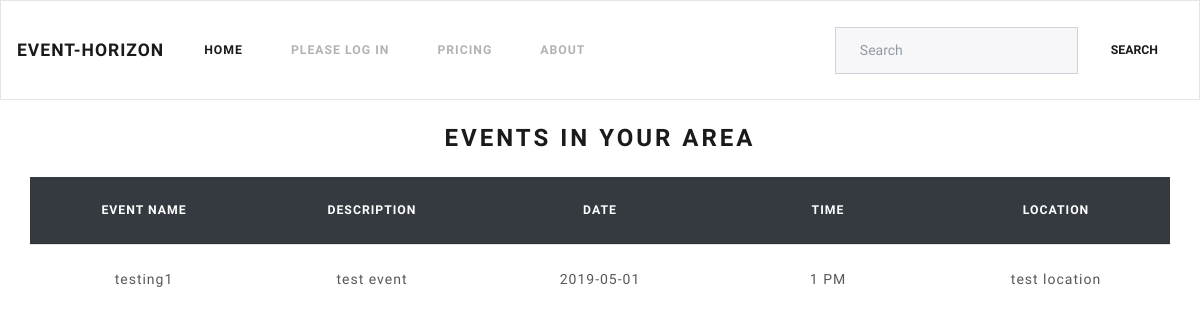
The app's page /view, older data.
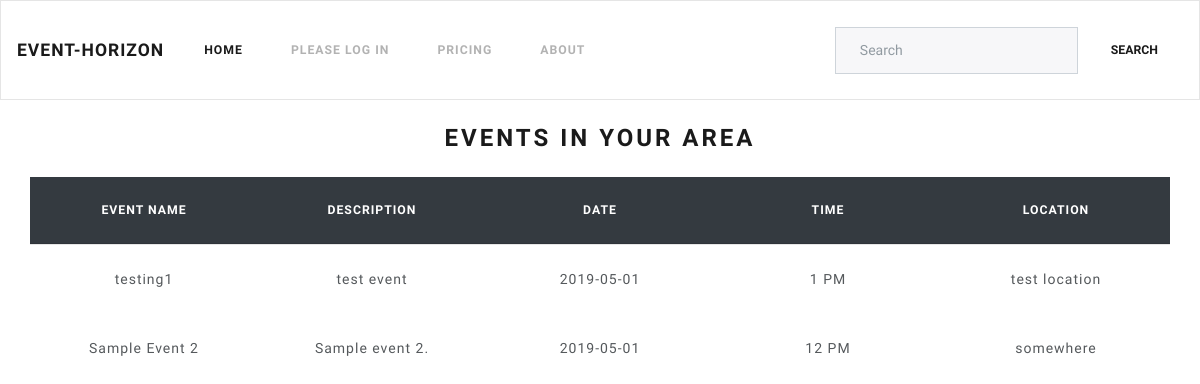
The same page, newer data.
### tables this page shows
CREATE TABLE 'events' ('id' INTEGER PRIMARY KEY AUTOINCREMENT NOT NULL, 'name' TEXT, 'description' TEXT, 'date' TEXT, 'time' TEXT, 'hour', TEXT, 'location' TEXT, 'userid' INTEGER, FOREIGN KEY ('userid') REFERENCES 'users' ('id'));

### application.py (the view)
@app.route('/view', methods=["GET", "POST"])
def view():
    events_list = db.execute("SELECT * FROM events").fetchall()
    event_info = db.execute("SELECT users.name as username, events.* FROM users JOIN attendees on users.id = attendees.user_id join events on attendees.event_id = events.id").fetchall();
    attendees = {}
    if event_info:
        for events in event_info:
            if events.id not in attendees:
                attendees[events.id] = []
            attendees[events.id].append(events.username)
    else:
        for events in events_list:
            if events.id not in attendees:
                attendees[events.id] = []
    session["events"] = events_list
    session["attendees"] = attendees
    db.commit()
    return render_template("events.html", events=events_list, attend=attendees, success="")

### application.py (called while the page is built)
@app.after_request
def after_request(response):
    response.headers["Cache-Control"] = "no-cache, no-store, must-revalidate"
    response.headers["Expires"] = 0
    response.headers["Pragma"] = "no-cache"
    return response

### templates/events.html (shortened to what this page needs)
{% extends "layout.html" %}
{% block main %}
<div class="container">
    <h3 class="text-center mt-4 mb-4">Events in Your Area</h3>
    <div class="row">
        <table class="table">
            <thead>
                <tr class=" text-center bg-dark text-white">
                    <th>Event Name</th>
                    <th>Description</th>
                    <th>Date</th>
                    <th>Time</th>
                    <th>Location</th>
                </tr>
            </thead>
            <tbody>
            {% for event in events %}
                <tr class="event text-center">
                    <td scope="col">{{ event.name }}</td>
                    <td scope="col">{{ event.description }}</td>
                    <td scope="col">{{ event.date }}</td>
                    <td scope="col">{{ event.time }} {{ event.hour }}</td>
                    <td scope="col">{{ event.location }}</td>
                </tr>
            {% endfor %}
            </tbody>
        </table>
    </div>
</div>
{% endblock %}

Row changes from the older to the newer data that the page shows:
added events: name "Sample Event 2", description "Sample event 2.", date "2019-05-01", time "12", hour "PM", location "somewhere"
